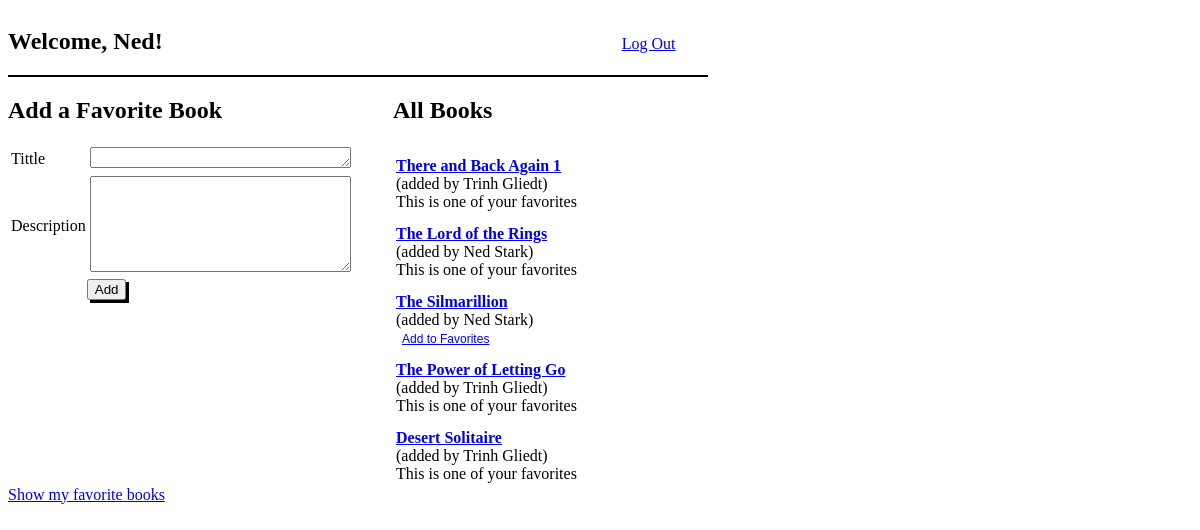
The page /user/books (signed in) on the database its author committed.
### main/models.py (models this page shows)
class User(models.Model):
    first_name = models.CharField(max_length=45)
    last_name = models.CharField(max_length=45)
    email = models.CharField(max_length=45)
    password = models.CharField(max_length=255)
    created_at = models.DateTimeField(auto_now_add = True)
    updated_at = models.DateTimeField(auto_now = True)
    objects = UserManager()

class Book(models.Model):
    tittle = models.CharField(max_length=255)
    desc = models.TextField()
    uploaded_by = models.ForeignKey(
        User,
        related_name='books_uploaded',
        on_delete=models.CASCADE)
    users_who_like = models.ManyToManyField(
        User,
        related_name='fav_books')
    created_at = models.DateTimeField(auto_now_add = True)
    updated_at = models.DateTimeField(auto_now = True)

### main/views.py (the view)
# urls.py: path('user/books', views.display_all_books), #GET: if user is not logged in: redirect to root. If user is logged in, render all_books.html (which includes input form to add a fav book)
def display_all_books(request):
    if "user_id" not in request.session:
        messages.error(request, "You need to log in to see that page.")
        return redirect("/")
    context = {
        "current_user": User.objects.get(id=request.session["user_id"]),
        "all_books": Book.objects.all(),
    }
    return render(request, 'all_books.html', context)

### main/templates/all_books.html (shortened to what this page needs)
<!DOCTYPE html>
<html lang="en">
<head>
    {% load static %}
    <link rel='stylesheet' href='{% static 'allBookStyle.css' %}'>
</head>
<body>
    <div id="container">
        <div id="headerBar">
            <h2>Welcome, {{ current_user.first_name }}!</h2>
            <a href="/user/logout">Log Out</a>
        </div>
        <form class="sideBox" action="/user/add-book" method="POST">
            <h2>Add a Favorite Book</h2>
            <table>
                <tr>
                    <td><label for="tittle">Tittle</label></td>
                    <td><textarea name="tittle" cols="30" rows="1"></textarea></td>
                </tr>
                <tr>
                    <td><label for="desc">Description</label></td>
                    <td><textarea name="desc" cols="30" rows="6"></textarea></td
                </tr>
            </table>
            <button>Add</button>
        </form>
        <table >
            <h2>All Books</h2>
            {% for book in all_books %}
            <tr>
                <td>
                    {% if current_user.id == book.uploaded_by_id %}
                    <h4><a href="/user/edit-book-input/{{ book.id }}">{{ book.tittle }}</a></h4>
                    {% else %}
                        <h4><a href="/user/show-book/{{ book.id }}">{{ book.tittle }}</a></h4>
                    {% endif %}
                    <p class="list">(added by {{ book.uploaded_by.first_name }} {{ book.uploaded_by.last_name }})</p>
                    {% if current_user in book.users_who_like.all  %}
                        <p class="list">This is one of your favorites</p>
                    {% else %}
                        <form action="/user/update-fav-book/{{ book.id }}" method="POST">
                            <button class="linkStyle list">Add to Favorites</button></form>
                    {% endif %}
                </td>
            </tr>
            {% endfor %}
        </table>
        <a href="/user/fav-books">Show my favorite books</a>
    </div>
</body>
</html>

### main/static/allBookStyle.css (style rules this page uses)
#container { width: 700px; }
#headerBar h2 { display: inline-block; }
#headerBar a { display: inline-block; margin-left: 65%; }
#headerBar { width: 100%; border-bottom: 2px solid black; }
.sideBox { float: left; display: inline-block; width: 45%; margin-right: 10%; }
button { box-shadow: 3px 3px black; margin-left: 25%; }
.linkStyle { background: transparent; border: none; box-shadow: none; text-decoration: underline; font-size: 9pt; color: blue; margin-left: 0; }
table h4 { margin-bottom: 0px; margin-top: 10px; }
.list { margin: 0px; }

### rows shown on the page
User: first_name "Ned"
Book: tittle "There and Back Again 1", uploaded_by.first_name "Trinh", uploaded_by.last_name "Gliedt", shows "This is one of your favorites"
Book: tittle "The Lord of the Rings", uploaded_by.first_name "Ned", uploaded_by.last_name "Stark", shows "This is one of your favorites"
Book: tittle "The Silmarillion", uploaded_by.first_name "Ned", uploaded_by.last_name "Stark"
Book: tittle "The Power of Letting Go", uploaded_by.first_name "Trinh", uploaded_by.last_name "Gliedt", shows "This is one of your favorites"
Book: tittle "Desert Solitaire", uploaded_by.first_name "Trinh", uploaded_by.last_name "Gliedt", shows "This is one of your favorites"
